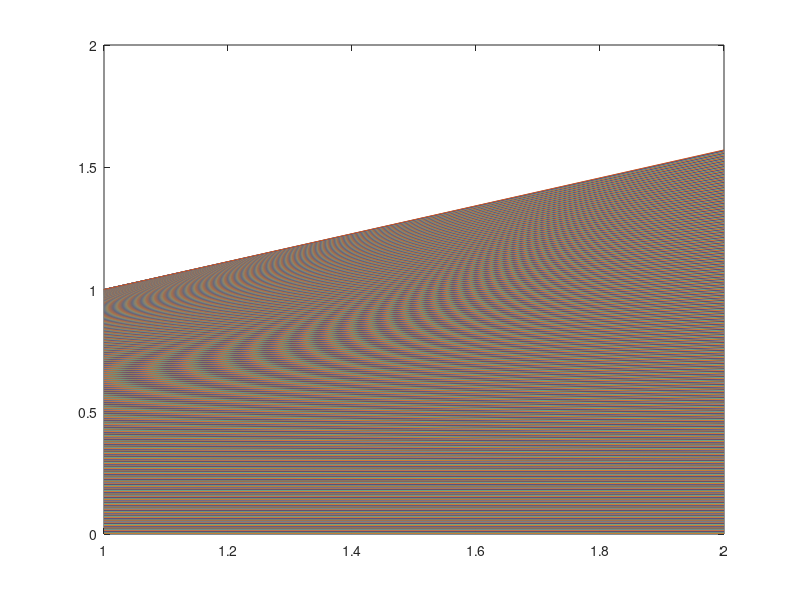

MATLAB code to generate this figure:
clc;
clear;
TableSize = 2^10;
sinTable = zeros(2,TableSize);
cosTable = zeros(2,TableSize);
for i = 1:TableSize
    Angle_rad = i*pi/2/TableSize;
    sinTable(1,i) = sin(Angle_rad);
    sinTable(2,i) = Angle_rad;
    cosTable(1,i) = cos(Angle_rad);
    cosTable(2,i) = Angle_rad;
end
plot(sinTable);



